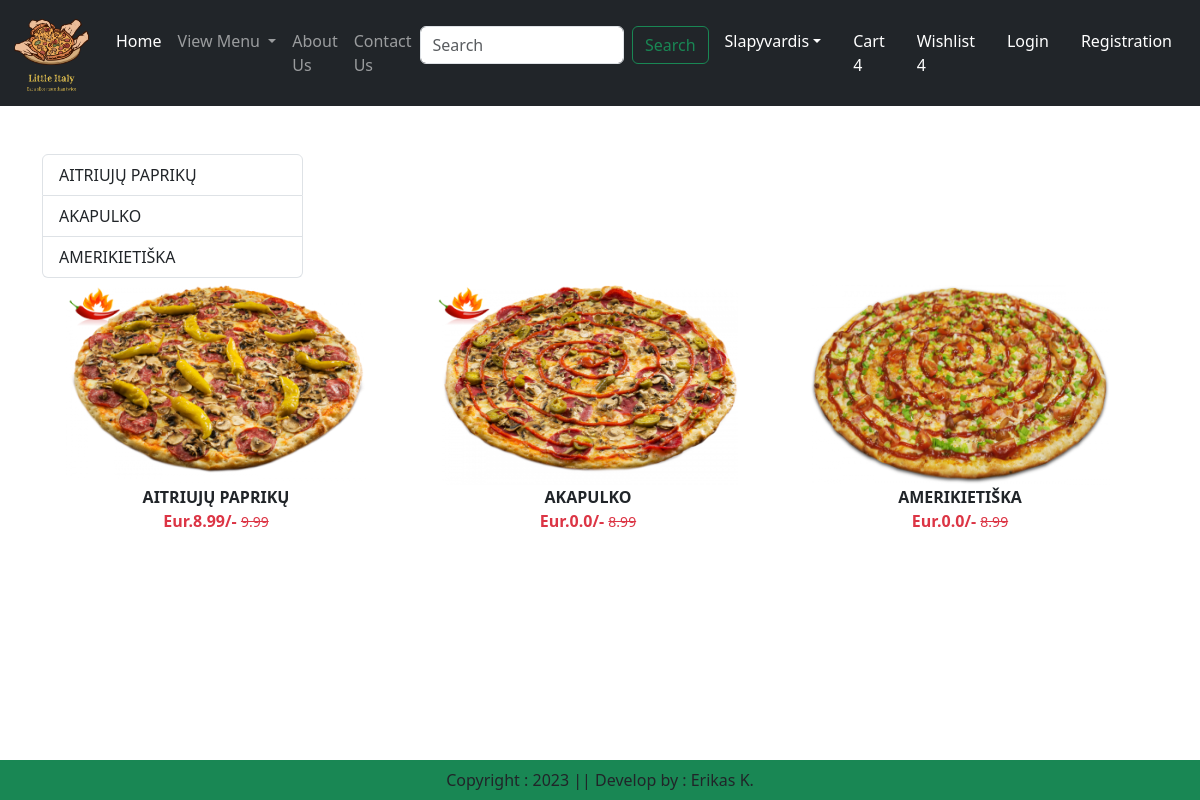
Before: /category/PZ with the older database file.
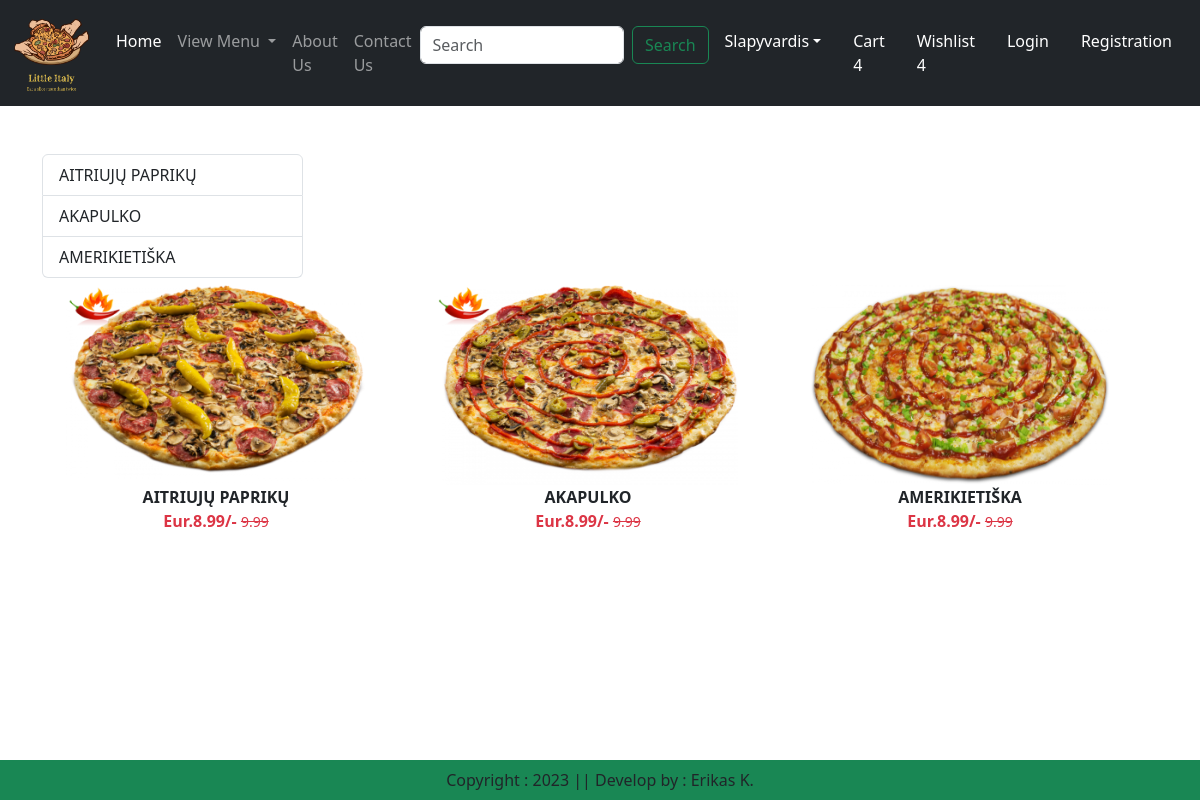
After: the same page with the newer database file.
### app/models.py (models this page shows, shortened)
class Product(models.Model):
    title = models.CharField(max_length=100)
    selling_price = models.FloatField()
    discounted_price = models.FloatField(null=True)
    description = models.TextField()
    composition = models.TextField(default='')
    category = models.CharField(choices=CATEGORY_CHOICES, max_length=2)
    product_image = models.ImageField(upload_to='product')

### app/views.py (the view)
# urls.py: path("category/<slug:val>", views.CategoryView.as_view(), name="category"),
class CategoryView(View):
    def get(self, request, val):
        product = Product.objects.filter(category=val)
        title = Product.objects.filter(category=val).values('title')
        return render(request, "app/category.html", locals())

### app/templates/app/category.html (shortened to what this page needs)
{% extends "app/base.html" %}
{% load static %}
{% block main-content %}
<div class="container my-5">
    <div class="row">
        <div class="col-sm-3">
            <div class="list-group">
                {% for val in title %}
                <a href="{% url 'category-title' val.title %}" class="list-group-item
                 list-group-item-action" aria-current="true">{{val.title}}</a>
                {% endfor %}
            </div>
        </div>
        <div class="col-sm-9"></div>
            <div class="row">
                {% for prod in product %}
                <div class="col text-center mb-4">
                    <a href="{% url 'product-detail' prod.id %}" class="btn">
                        <div>
                            <img src="{{prod.product_image.url}}" width="300px" height="200px" />
                            <div class="fw-bold">{{prod.title}}</div>
                            <div class="fw-bold text-danger">Eur.{{prod.discounted_price}}/-
                                <small class="fw-light text-decoration-line-through">
                                    {{prod.selling_price}}
                                </small>
                            </div>
                        </div>
                    </a>
                </div>
                {% endfor %}
            </div>
    </div>
</div>
{% endblock main-content %}

### app/templates/app/base.html (shortened to what this page needs)
{% load static %}
<html lang="en">
<head>
    <link href="https://cdn.jsdelivr.net/npm/bootstrap@5.3.0-alpha1/dist/css/bootstrap.min.css" rel="stylesheet"
>
    <link rel="stylesheet" href="{% static 'app/css/owl.carousel.min.css' %}">
    <link rel="stylesheet" href="{% static 'app/css/all.min.css' %}">
    <link rel="stylesheet" href="{% static 'app/css/style.css' %}">
</head>
<body>
    <nav class="navbar navbar-expand-lg navbar-dark ftco_navbar bg-dark ftco-navbar-light" id="ftco-navbar">
      <div class="container-fluid">
        <a class="navbar-brand" href="#">
            <img src="{% static 'app/images/pizza.png' %}" width="80" height="80">
        </a>
        <div class="collapse navbar-collapse" id="navbarSupportedContent">
          <ul class="navbar-nav me-auto mb-2 mb-lg-0">
            <li class="nav-item">
              <a class="nav-link active" aria-current="page" href="/">Home</a>
            </li>
            <li class="nav-item dropdown">
              <a class="nav-link dropdown-toggle" href="#" role="button" data-bs-toggle="dropdown" aria-expanded="false">
                View Menu
              </a>
            </li>
            <li class="nav-item">
              <a class="nav-link" href="{% url 'about' %}">About Us</a>
            </li>
            <li class="nav-item">
              <a class="nav-link" href="{% url 'contact' %}">Contact Us</a>
            </li>
          </ul>
          <form class="d-flex" role="search">
            <input class="form-control me-2" type="search" placeholder="Search" aria-label="Search">
            <button class="btn btn-outline-success" type="submit">Search</button>
          </form>
        </div>
        <ul class="navbar-nav me-auto mb-2 mb-lg-0">
            <li class="nav-item dropdown mx-2">
              <a class="nav-link dropdown-toggle text-white" href="#" id="profileDropdown"
                 role="button" data-bs-toggle="dropdown" aria-expanded="false">Slapyvardis</a>
            </li>
            <li class="nav-item mx-2">
                <a href="#" class="nav-link text-white">Cart 4</a>
            </li>
            <li class="nav-item mx-2">
                <a href="#" class="nav-link text-white">Wishlist 4</a>
            </li>
            <li class="nav-item mx-2">
                <a href="{% url 'login' %}" class="nav-link text-white">Login</a>
            </li>
            <li class="nav-item mx-2">
                <a href="{% url 'customer_registration' %}" class="nav-link text-white">Registration</a>
            </li>
        </ul>
      </div>
    </nav>
    {% block main-content %}{% endblock main-content %}
    <footer class="container-fluid fixed-bottom bg-success text-center p-2 mt-5">
        Copyright : 2023 || Develop by : Erikas K.
    </footer>
</body>
</html>

Changed rows visible on the page:
changed Product "AKAPULKO": discounted_price "0.0" → "8.99"; selling_price "8.99" → "9.99"
changed Product "AMERIKIETIŠKA": discounted_price "0.0" → "8.99"; selling_price "8.99" → "9.99"
